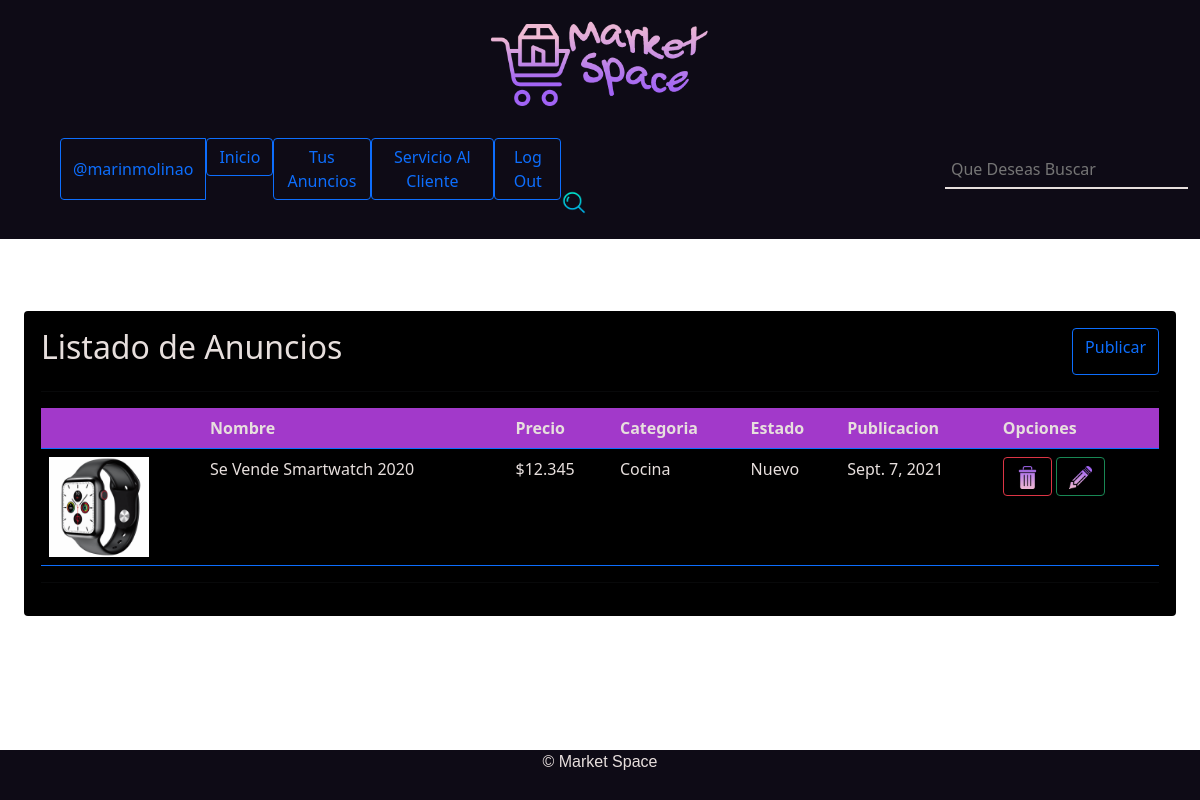
/tus-anuncios/ (signed in), run on an earlier commit of the app's database.
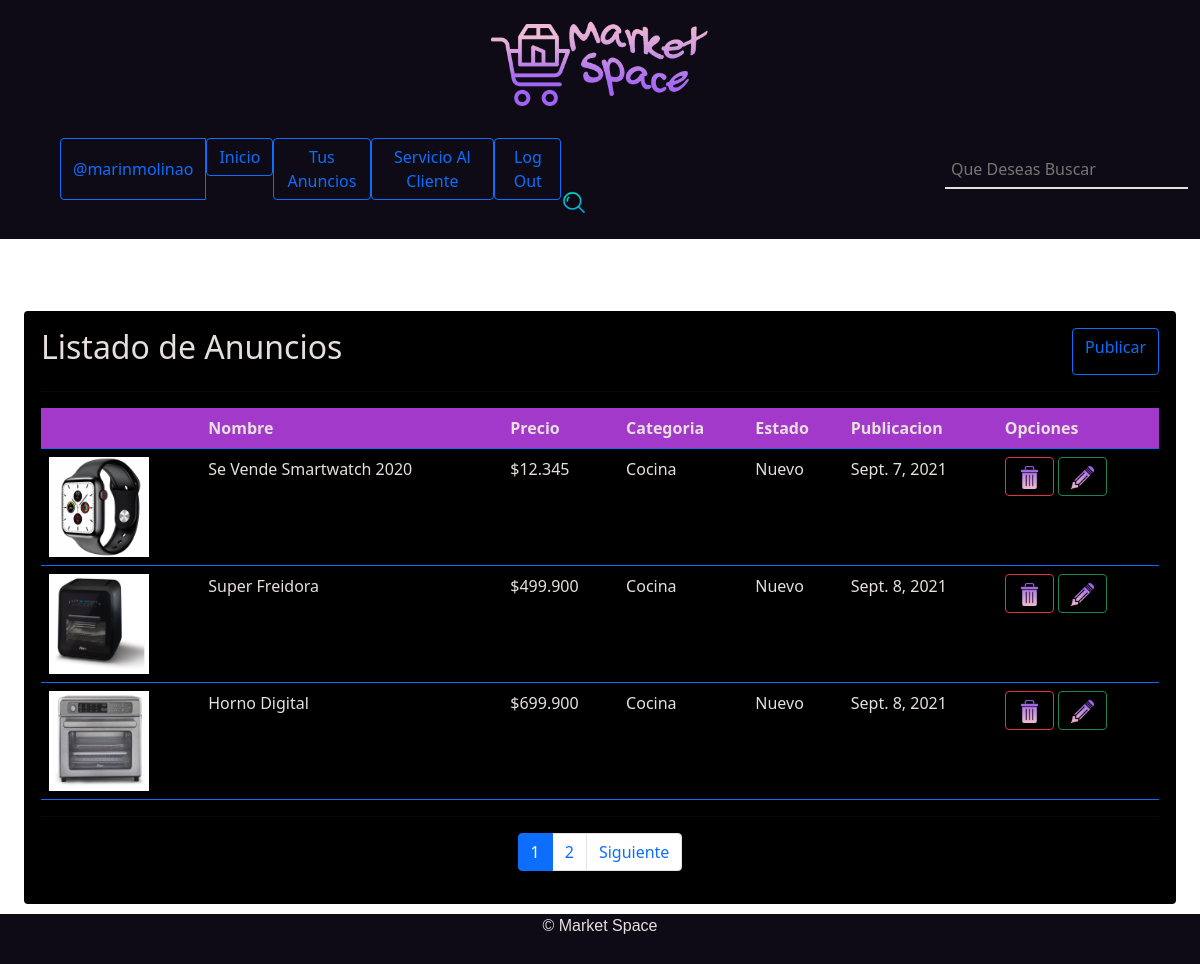
And on a later commit of the database.
### App/models.py (models this page shows, shortened)
class Producto(models.Model):
    foto = models.ImageField(upload_to="productos", null=True)
    nombre = models.CharField(max_length=50)
    precio = models.IntegerField()
    categoria = models.ForeignKey(Categoria, on_delete=models.PROTECT)
    estado = models.ForeignKey(Estado, on_delete=models.PROTECT)
    descripcion = models.TextField()
    numero_telefonico = models.IntegerField()
    fecha_Publicacion = models.DateField(auto_now_add=True ,blank=True, null=True)
    usuario = models.ForeignKey(User, on_delete=models.SET, blank=True, null=True)

class Categoria(models.Model):
    nombre = models.CharField(max_length=50)
    def __str__(self):
        return self.nombre

class Estado(models.Model):
    nombre = models.CharField(max_length=50)
    def __str__(self):
        return self.nombre

### App/views.py (the view)
# urls.py: path('tus-anuncios/', productos, name='productos'),
def productos(request):
    global user_id
    user_id = request.user.id
    usuarioo = User.objects.get(id=user_id)
    productos = Producto.objects.filter(usuario=usuarioo)
    page = request.GET.get('page', 1)
    try:
        paginator = Paginator(productos, 3)
        productos = paginator.page(page)
    except:
        raise Http404
    data = {
        'entity':productos,
        'paginator':paginator
    }
    return render(request, 'app/productos.html', data)

### App/templates/app/productos.html (shortened to what this page needs)
{% extends 'app/layout.html' %} {% load static %} {% block css %}
<link rel="stylesheet" href="{% static 'css/productos.css' %}"> {% endblock %}  {% block contenido %} {% load humanize %}
<br></br>
<div class="card" style="background-color: black; margin-left: 2%; margin-right: 2%; margin-bottom: 1rem; margin-bottom: 60px;">
    <div class="card-body">
        <div class="encabezado-tabla">
            <h2 style="color: #e7dfdd;">Listado de Anuncios</h2>
            <a href="{% url 'agregar' %}" class="btn btn-outline-primary">Publicar</a>
        </div>
        <hr>
        <table class="table table -bordered border-primary">
            <tr class="tabla">
                <th></th>
                <th>Nombre</th>
                <th>Precio</th>
                <th>Categoria</th>
                <th>Estado</th>
                <th>Publicacion</th>
                <th>Opciones</th>
            </tr>
            {% for p in entity %}
            <tr>
                <td><img class="img" src="{{ p.foto.url }}" alt="imagen producto" width="100" height="100"></td>
                <td>{{ p.nombre | title }}</td>
                <td>${{ p.precio | intcomma }}</td>
                <td>{{ p.categoria | title }}</td>
                <td>{{ p.estado | title }}</td>
                <td>{{ p.fecha_Publicacion }}</td>
                <td>
                    <a href="#" onclick="eliminarProducto({{ p.id }})" class="btn btn-outline-danger"><img src="{% static 'img/iconos/delete-degradado.png' %}" alt="Eliminar" width="23px" height="23px"></a>
                    <a href="{% url 'modificar' p.id %}" class="btn btn-outline-success"><img src="{% static 'img/iconos/edit-degradado.png' %}" alt="Editar" width="23px" height="23px"></a>
                </td>
            </tr>
            {% endfor %}
        </table>
        <hr>
        <div>
            {% include 'app/paginator.html' %}
        </div>
    </div>
</div>
{% endblock %}

### App/templates/app/layout.html (shortened to what this page needs)
<!DOCTYPE html>
<html lang="es">
<head>
    {% load static %}
    {% block css %}
    {% endblock %}
    <link rel="stylesheet" href="{% static 'css/css.css' %}">
    <link href="https://cdn.jsdelivr.net/npm/bootstrap@5.1.0/dist/css/bootstrap.min.css" rel="stylesheet">
</head>
<body>
    <header>
        <img src="{% static 'img/logos/Logo horizontal.png' %}" alt="">
    </header>
    <div class="botones">
        <div class="btn-group" role="group" aria-label="Basic outlined example">
            {% if user.is_authenticated %}
                <button type="button" class="btn btn-outline-primary">@{{ user.username }}</button>
            {% endif %}
            <a href="{% url 'inicio' %}"><button type="button" class="btn btn-outline-primary">Inicio</button></a>
            {% if user.is_authenticated %}
                <a href="{% url 'productos' %}"><button type="button" class="btn btn-outline-primary">Tus Anuncios</button>
            {% endif %}
            <a href="{% url 'cliente' %}"><button type="button" class="btn btn-outline-primary">Servicio Al Cliente</button></a>
            {% if user.is_authenticated %}
                <a href="{% url 'logout' %}"><button type="button" class="btn btn-outline-primary">Log Out</button></a></a>
            {% else %}
                <a href="{% url 'login' %}"><button type="button" class="btn btn-outline-primary">Log In</button></a>
                <a href="{% url 'login' %}"><button type="button" class="btn btn-outline-primary">Registrarse</button></a>
            {% endif %}
        </div>
        <form action="{% url 'buscar' %}">
            <input type="text" placeholder="Que Deseas Buscar" name="buscar"><img class="lupa" src="{% static 'img/lupa.png' %}" alt="">
        </form>
    </div>
    <br>
    {% block contenido %}
    {% endblock %}
<footer>
    <p>&copy Market Space</p>
</footer>
</body>
</html>

### App/templates/app/paginator.html (shortened to what this page needs)
{% if paginator.num_pages > 1%}
<div class="d-flex justify-content-center">
    <ul class="pagination">
        {% for page in paginator.page_range %}
            {% if page < 7 or page == entity.number %}
            <li class="page-item {% if page == entity.number %}active{% endif %}">
                <a class="page-link" href="?page={{ page }}#pagtable">{{ page }}</a>
            </li>
            {% endif %}
        {% endfor %}
        {% if entity.has_next %}
            <li class="page-item d-none d-sm-block">
                <a class="page-link" href="?page={{ entity.next_page_number }}#pagtable">Siguiente</a>
            </li>
        {% endif %}
    </ul>
</div>
{% endif %}

### App/static/css/productos.css (style rules this page uses)
body { background-color: #e7dfdd; ; }
th { color: #e7dfdd; }
td { color: #e7dfdd; }
.tabla { background-color: #a239ca; }
.encabezado-tabla { width: 100%; display: flex; justify-content: space-between; }

### App/static/css/css.css (style rules this page uses)
html { min-height: 100%; position: relative; }
body { margin: 0%; background-color: #E7DFDD; }
header { background-color: #0E0B16; display: grid; grid-template-columns: 2fr 1fr 2fr; }
header img { margin-top: 4%; transition: all .5s ease; overflow: hidden; grid-column: 2; width: 100%; }
.botones { background-color: #0E0B16; display: flex; justify-content: space-evenly; align-items: baseline; padding-bottom: 2%; padding-left: 5%; }
.lupa { width: 4%; }
.botones input { margin-left: 60%; border: none; border-bottom: 2px solid #E7DFDD; background-color: #0E0B16; color: #E7DFDD; padding: 1%; }
footer { display: flex; background-color: #0E0B16; justify-content: center; font-family: Arial; color: #E7DFDD; position: absolute; bottom: 0; width: 100%; height: 50px; }

What changed in the data, as far as the page shows it:
added Producto: foto (picture), nombre "Super Freidora", precio "499.900", categoria "Cocina", estado "Nuevo", fecha_Publicacion "Sept. 8, 2021"
added Producto: foto (picture), nombre "Horno Digital", precio "699.900", categoria "Cocina", estado "Nuevo", fecha_Publicacion "Sept. 8, 2021"
Also different on the page:
new list line: "1"
new list line: "2"
text now shown: "Siguiente"
